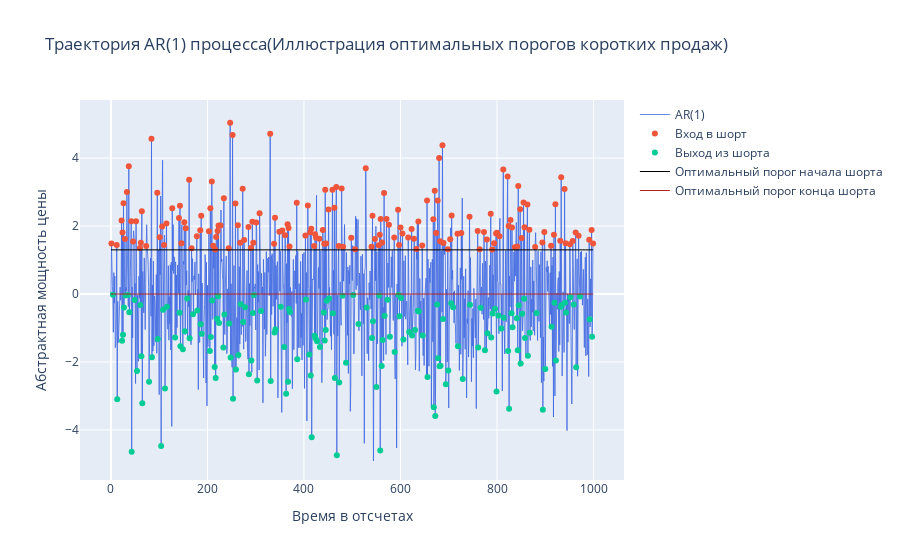

The cell this chart's notebook holds for it:
### Code cell
fig = go.Figure(data=[
    go.Scatter(y=ar_trajectory, name="AR(1)", line=dict(color="royalblue", width=0.8)),
    go.Scatter(y=start_short, name="Вход в шорт", mode='markers', line=dict(width=2)),
    go.Scatter(y=end_short, name="Выход из шорта", mode='markers', line=dict(width=2)),
    go.Scatter(y=upper, name="Оптимальный порог начала шорта", line=dict(color="black", width=1)),
    go.Scatter(y=end_position, name="Оптимальный порог конца шорта", line=dict(color="firebrick", width=1)),
])
fig.update_layout(title=f"Траектория AR(1) процесса(Иллюстрация оптимальных порогов коротких продаж)")
fig.update_yaxes(title="Абстрактная мощность цены")
fig.update_xaxes(title="Время в отсчетах")

fig.show()

### Figure 1 — Plotly figure (JSON) as saved in the notebook; plotly's stock layout.template omitted (floating-point values rounded to 4 significant figures; data arrays with more than 128 entries replaced by an {"elided": "..."} marker saying what was removed)
{"data": [{"line": {"color": "royalblue", "width": 0.8}, "name": "AR(1)", "type": "scatter", "y": {"elided": "1000 float values"}}, {"line": {"width": 2}, "mode": "markers", "name": "Вход в шорт", "type": "scatter", "y": {"elided": "1000 float values"}}, {"line": {"width": 2}, "mode": "markers", "name": "Выход из шорта", "type": "scatter", "y": {"elided": "1000 float values"}}, {"line": {"color": "black", "width": 1}, "name": "Оптимальный порог начала шорта", "type": "scatter", "y": {"elided": "1000 float values"}}, {"line": {"color": "firebrick", "width": 1}, "name": "Оптимальный порог конца шорта", "type": "scatter", "y": {"elided": "1000 int values"}}], "layout": {"autosize": true, "title": {"text": "Траектория AR(1) процесса(Иллюстрация оптимальных порогов коротких продаж)"}, "xaxis": {"autorange": true, "range": [-62.44, 1061.0], "title": {"text": "Время в отсчетах"}}, "yaxis": {"autorange": true, "range": [-5.556, 5.85], "title": {"text": "Абстрактная мощность цены"}, "type": "linear"}}}
